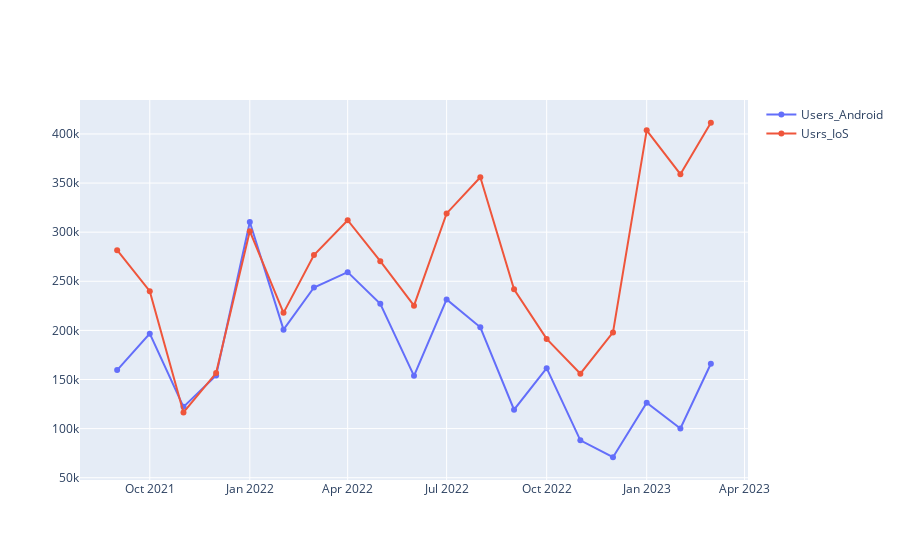

Write notebook code for a chart like this one.
### Markdown cell above
## Users

### Code cell
fig = go.Figure()
fig.add_trace(go.Scatter(x=Monthly_level_Android, y=OS_Android_Users,mode='lines+markers',name="Users_Android"))
fig.add_trace(go.Scatter(x=Monthly_level_iOS, y=OS_iOS_Users,mode='lines+markers',name="Usrs_IoS"))
fig.show()

### Figure 1 — Plotly figure (JSON) as saved in the notebook; plotly's stock layout.template omitted (floating-point values rounded to 4 significant figures)
{"data": [{"mode": "lines+markers", "name": "Users_Android", "type": "scatter", "x": ["2021-09-01", "2021-10-01", "2021-11-01", "2021-12-01", "2022-01-01", "2022-02-01", "2022-03-01", "2022-04-01", "2022-05-01", "2022-06-01", "2022-07-01", "2022-08-01", "2022-09-01", "2022-10-01", "2022-11-01", "2022-12-01", "2023-01-01", "2023-02-01", "2023-03-01"], "y": [159609, 196686, 122135, 154056, 310308, 200734, 243636, 259293, 227051, 153702, 231473, 203112, 119249, 161515, 88065, 70845, 126388, 100155, 166057]}, {"mode": "lines+markers", "name": "Usrs_IoS", "type": "scatter", "x": ["2021-09-01", "2021-10-01", "2021-11-01", "2021-12-01", "2022-01-01", "2022-02-01", "2022-03-01", "2022-04-01", "2022-05-01", "2022-06-01", "2022-07-01", "2022-08-01", "2022-09-01", "2022-10-01", "2022-11-01", "2022-12-01", "2023-01-01", "2023-02-01", "2023-03-01"], "y": [281667, 239854, 116446, 156522, 301053, 217847, 276639, 312161, 270476, 225202, 319065, 355883, 241780, 191318, 155929, 197898, 403640, 359018, 411392]}], "layout": {}}
